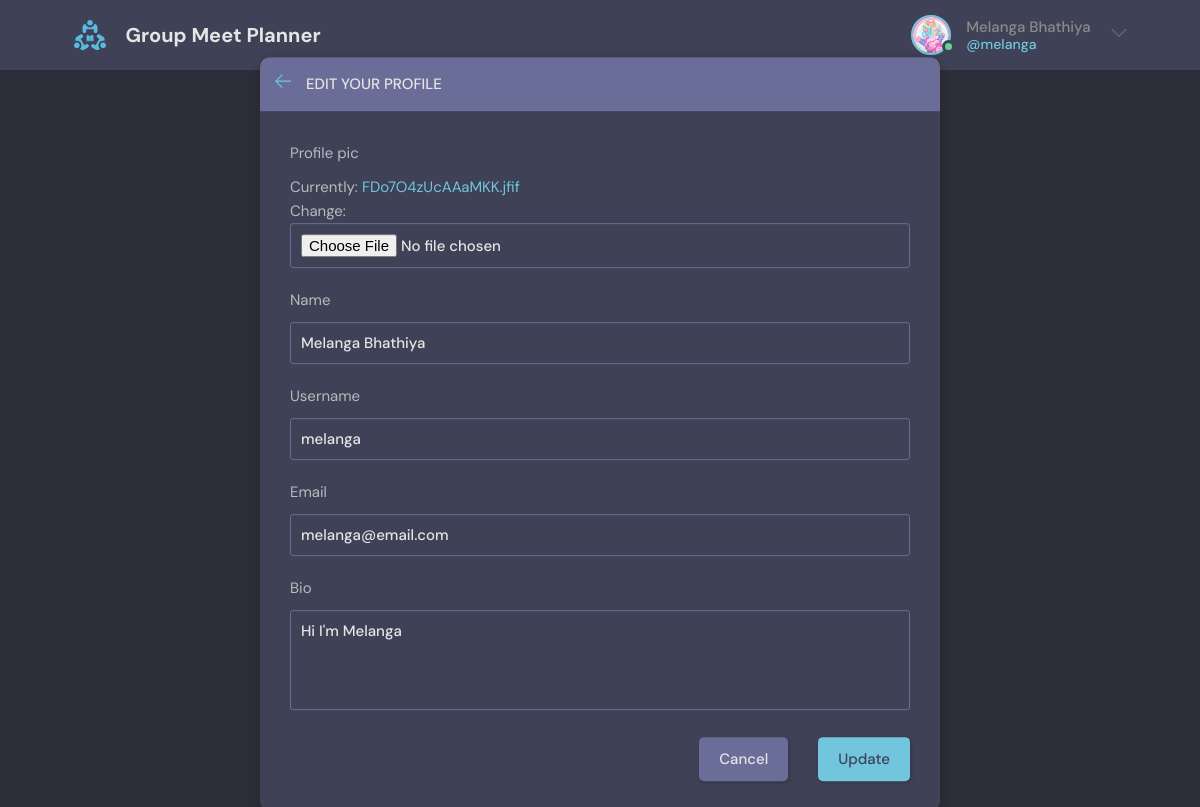
The page /update-user (signed in) on the database its author committed.
### base/models.py (models this page shows)
class User(AbstractUser):
    name = models.CharField(max_length=200, null=True)
    email = models.EmailField(null=True, blank=True)
    bio = models.TextField(null=True, blank=True)
    profile_pic = models.ImageField(null=True, default="avatar.svg")
    REQUIRED_FIELDS = []

### base/views.py (the view)
# urls.py: path('update-user', views.update_user, name="update-user"),
def update_user(request):
    user = request.user
    form = UserForm(instance=user)
    if request.method == "POST":
        form = UserForm(request.POST, request.FILES, instance=user)
        if form.is_valid():
            form.save()
            return redirect('home')
    return render(request, 'base/update_user.html', {'form': form})

### base/forms.py
class UserForm(ModelForm):
    class Meta:
        model = User
        fields = ['profile_pic', 'name', 'username', 'email', 'bio']

### base/templates/base/update_user.html (shortened to what this page needs)
{% extends 'main.html' %}
{% block content %}
<main class="update-account layout">
    <div class="container">
        <div class="layout__box">
            <div class="layout__boxHeader">
                <div class="layout__boxTitle">
                    <a href="{% url 'home' %}">
                        <svg version="1.1" xmlns="http://www.w3.org/2000/svg" width="32" height="32"
                        viewBox="0 0 32 32">
                            <title>arrow-left</title>
                            <path
                            d="M13.723 2.286l-13.723 13.714 13.719 13.714 1.616-1.611-10.96-10.96h27.625v-2.286h-27.625l10.965-10.965-1.616-1.607z">
                            </path>
                        </svg>
                    </a>
                    <h3>Edit your profile</h3>
                </div>
            </div>
            <div class="layout__body">
                <form class="form" method="POST" action="" enctype="multipart/form-data">
                    {% for field in form %}
                        <div class="form__group">
                        <label for="{{ field.label }}">{{ field.label }}</label>
                        {{ field }}
                    </div>
                    {% endfor %}
                    <div class="form__action">
                        <a class="btn btn--dark" href="{% url 'home' %}">Cancel</a>
                        <button class="btn btn--main" type="submit">Update</button>
                    </div>
                </form>
            </div>
        </div>
    </div>
</main>
{% endblock content %}

### templates/navbar.html (shortened to what this page needs)
{% load static %}
<header class="header header--loggedIn">
  <div class="container">
    <a href="{% url 'home' %}" class="header__logo">
      <img src="{% static 'images/logo.svg'%}" />
      <h1>Group Meet Planner</h1>
    </a>
    <nav class="header__menu">
    {% if request.user.is_authenticated %}
      <div class="header__user">
        <a href="{% url 'home' %}">
          <div class="avatar avatar--medium active">
            <img src="{{ request.user.profile_pic.url }}" />
          </div>
          <p>{{ request.user.name }} <span>@{{ request.user.username }}</span></p>
        </a>
        <button class="dropdown-button">
          <svg version="1.1" xmlns="http://www.w3.org/2000/svg" width="32" height="32" viewBox="0 0 32 32">
            <title>chevron-down</title>
            <path d="M16 21l-13-13h-3l16 16 16-16h-3l-13 13z"></path>
          </svg>
        </button>
      </div>
    {% else %}
      <a href="{% url 'login-page' %}">
        <img src="{% static 'images/avatar.svg' %}" />
        <p>Login</p>
      </a>
    {% endif %}
    </nav>
  </div>
</header>

### static/styles/style.css (style rules this page uses)
:root { --color-main: #71c6dd; --color-main-light: #e1f6fb; --color-dark: #3f4156; --color-dark-medium: #51546e; --color-dark-light: #696d97; --color-light: #e5e5e5; --color-gray: #8b8b8b; --color-light-gray: #b2bdbd; --color-bg: #2d2d39; --color-success: #5dd693; --color-error: #fc4b0b; }
* { font-family: "DM Sans", -apple-system, BlinkMacSystemFont, "Segoe UI", Roboto, Oxygen, Ubuntu, Cantarell, "Open Sans", "Helvetica Neue", sans-serif; margin: 0; padding: 0; box-sizing: border-box; text-rendering: optimizeLegibility; font-size: inherit; }
html { font-size: 56.25%; }
@media only screen and (min-width: 1200px) { html { font-size: 62.5%; } }
body { line-height: 1.6; font-weight: 400; font-size: 1.5rem; color: var(--color-light-gray); background-color: var(--color-bg); min-height: 100vh; }
img { width: 100%; }
a { display: inline-block; color: var(--color-main); text-decoration: none; }
.container { max-width: 120rem; width: 90%; margin: auto; }
.btn { background-color: transparent; border: none; display: inline-flex; align-items: center; gap: 1rem; cursor: pointer; transition: all ease-in-out 0.3s; padding: 1rem 2rem; border-radius: 5px; box-shadow: 1px 1px 3px 1px rgba(0, 0, 0, 0.15); font-weight: 500; }
.btn--main { background-color: var(--color-main); color: var(--color-dark); }
.btn--dark { background-color: var(--color-dark-light); color: var(--color-light); }
.avatar { position: relative; display: inline-block; border-radius: 50%; border: 2px solid var(--color-main); }
.avatar img { display: block; border-radius: 50%; object-fit: cover; object-position: center; }
.avatar::after { content: ""; display: block; position: absolute; background-color: var(--color-gray); z-index: 111; border-radius: 50%; border: 0.3rem solid var(--color-dark); }
.avatar.active::after { background-color: var(--color-success); }
.avatar.avatar--medium img { width: 3.6rem; height: 3.6rem; border-radius: 50%; }
.avatar.avatar--medium:after { width: 0.7rem; height: 0.7rem; bottom: 0px; right: -6px; }
.header { padding: 1.5rem; background-color: var(--color-dark); }
.header > .container { display: flex; gap: 9.5rem; }
.header__logo, .header__user { display: flex; gap: 2rem; align-items: center; }
.header__logo > img { height: 3.2rem; width: 3.2rem; }
.header__logo > h1 { font-weight: 700; font-size: 2rem; color: var(--color-light); }
.header__menu { margin-left: auto; position: relative; }
.header__menu a { display: flex; gap: 1.5rem; align-items: center; font-weight: 500; text-decoration: none; color: var(--color-gray); }
.header__menu img { height: 3.6rem; }
.header__menu p { line-height: 1.2; }
.header__menu span { color: var(--color-main); font-weight: 500; font-size: 1.4rem; display: block; }
.header__menu svg { width: 1.6rem; height: 1.6rem; fill: var(--color-dark-light); }
.dropdown-button { background: transparent; border: 0; outline: 0; cursor: pointer; }
.layout { margin-top: 2.4rem; }
.layout > .container { display: flex; justify-content: space-between; align-items: flex-start; }
.layout__box { width: 90%; max-width: 48rem; min-height: 40rem; position: absolute; top: 50%; left: 50%; transform: translate(-50%, -46%); background-color: var(--color-dark); border-radius: 1rem; box-shadow: 1px 1px 6px 3px rgba(0, 0, 0, 0.1); overflow: hidden; }
.layout__boxHeader { display: flex; padding: 1.5rem; background-color: var(--color-dark-light); }
.layout__boxTitle { display: flex; gap: 1.5rem; align-items: center; }
.layout__boxTitle h3 { text-transform: uppercase; font-weight: 500; color: var(--color-light); }
.layout__boxTitle svg { width: 1.6rem; height: 1.6rem; fill: var(--color-main); }
.layout__body { margin: 3rem; }
.form__group { margin-bottom: 2rem; width: 100%; }
.form__group label { display: block; font-size: 1.5rem; margin-bottom: 1rem; }
.form__group input, .form__group textarea, .form__group select { background: transparent; border: 1px solid var(--color-dark-light); padding: 1rem; border-radius: 3px; width: 100%; color: var(--color-light); font-weight: 500; outline: none; }
.form__group textarea { background: transparent; height: 10rem; resize: none; }
.form__action { display: flex; justify-content: flex-end; gap: 3rem; }
.update-account.layout .layout__box { max-width: 68rem; }

### rows shown on the page
User: user.profile_pic (picture), user.name "Melanga Bhathiya", user.username "melanga", form "Melanga Bhathiya" "melanga" "melanga@email.com" "Hi I'm Melanga"

### other values the page prints
{{ field.label }} "Profile pic" "Name" "Username" "Email" "Bio"
